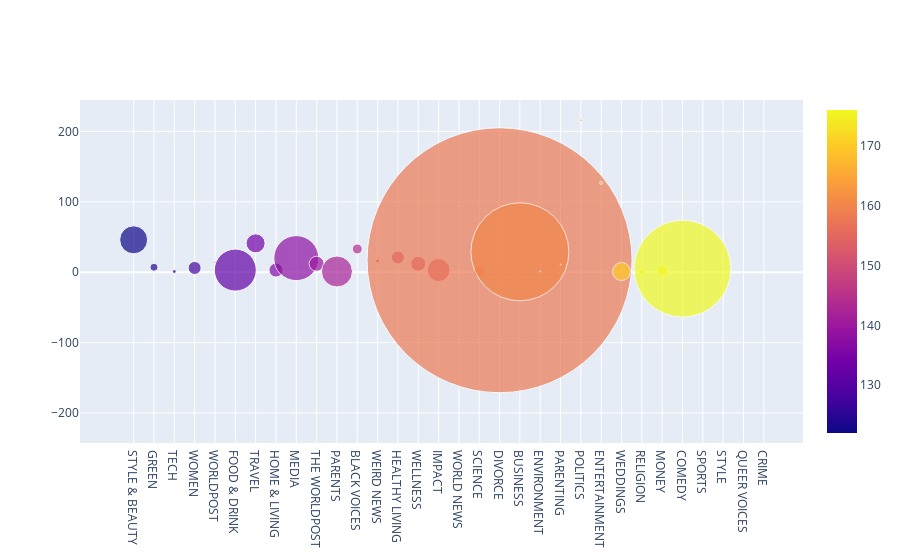

The notebook cell saved with this chart:
### Code cell
# !pip install plotly
import plotly.graph_objects as go

fig1 = go.Figure(data=[go.Scatter(
    x=set_x,
    y=cumulative_count,
    mode='markers',
    marker=dict(
        color=colours,
        size=size1,
        showscale=True
        )
)])
fig1.show()

bar1=[set_x,set_x_count]

### Figure 1 — Plotly figure (JSON) as saved in the notebook; plotly's stock layout.template omitted (floating-point values rounded to 4 significant figures)
{"data": [{"marker": {"color": [122, 124, 126, 128, 130, 132, 134, 136, 138, 140, 142, 144, 146, 148, 150, 152, 154, 156, 158, 160, 162, 164, 166, 168, 170, 172, 174, 176], "showscale": true, "size": [28, 8, 4, 13, 2, 42, 19, 14, 45, 15, 31, 10, 4, 13, 15, 23, 2, 11, 265, 98, 1, 1, 3, 3, 18, 5, 10, 97]}, "mode": "markers", "type": "scatter", "x": ["STYLE & BEAUTY", "GREEN", "TECH", "WOMEN", "WORLDPOST", "FOOD & DRINK", "TRAVEL", "HOME & LIVING", "MEDIA", "THE WORLDPOST", "PARENTS", "BLACK VOICES", "WEIRD NEWS", "HEALTHY LIVING", "WELLNESS", "IMPACT", "WORLD NEWS", "SCIENCE", "DIVORCE", "BUSINESS", "ENVIRONMENT", "PARENTING", "POLITICS", "ENTERTAINMENT", "WEDDINGS", "RELIGION", "MONEY", "COMEDY", "SPORTS", "STYLE", "QUEER VOICES", "CRIME"], "y": [46, 7, 1, 6, 14, 3, 41, 3, 20, 12, 1, 33, 16, 21, 12, 3, 12, 1, 17, 29, 1, 11, 216, 127, 1, 1, 2, 5, 33, 11, 7, 87]}], "layout": {}}
